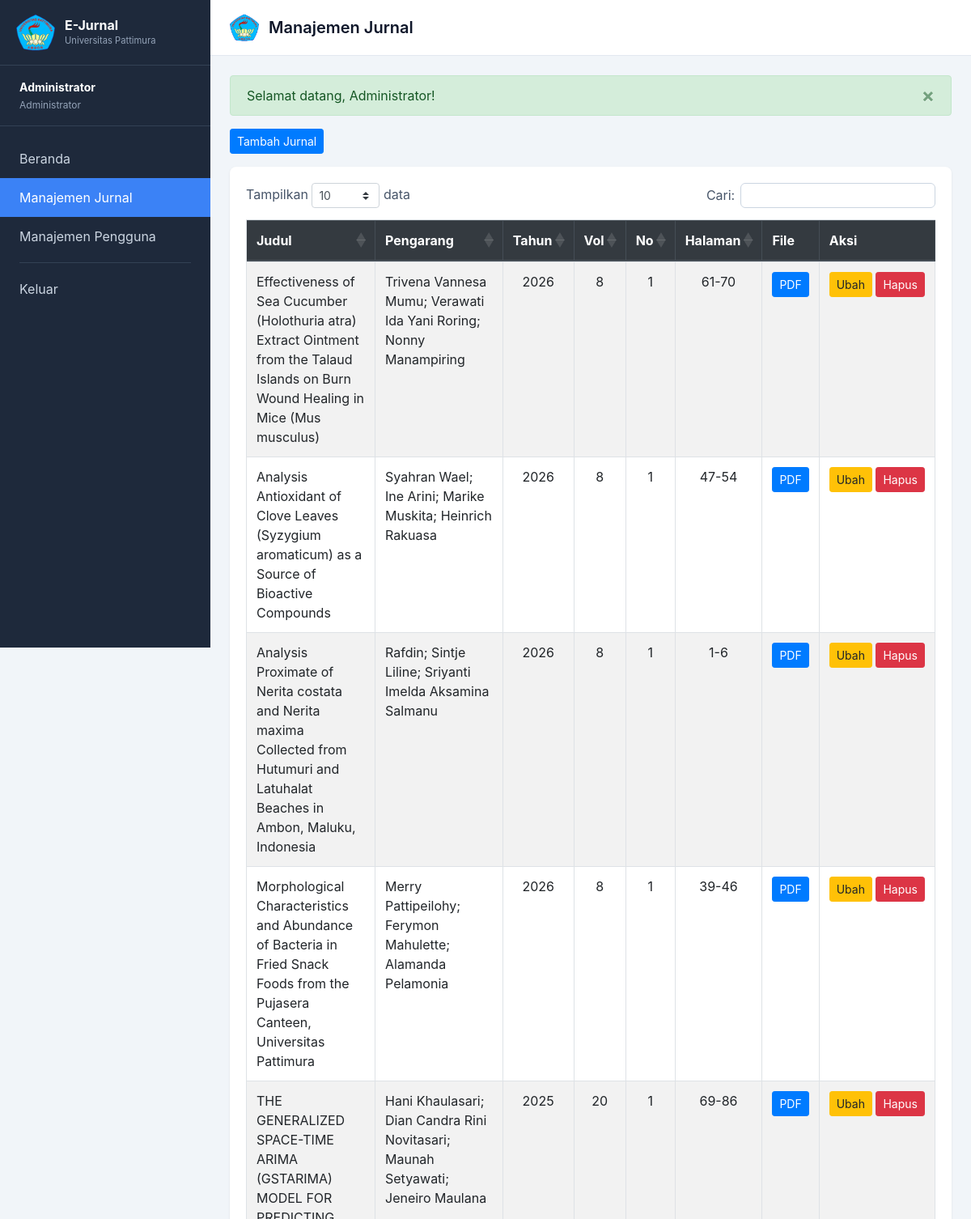
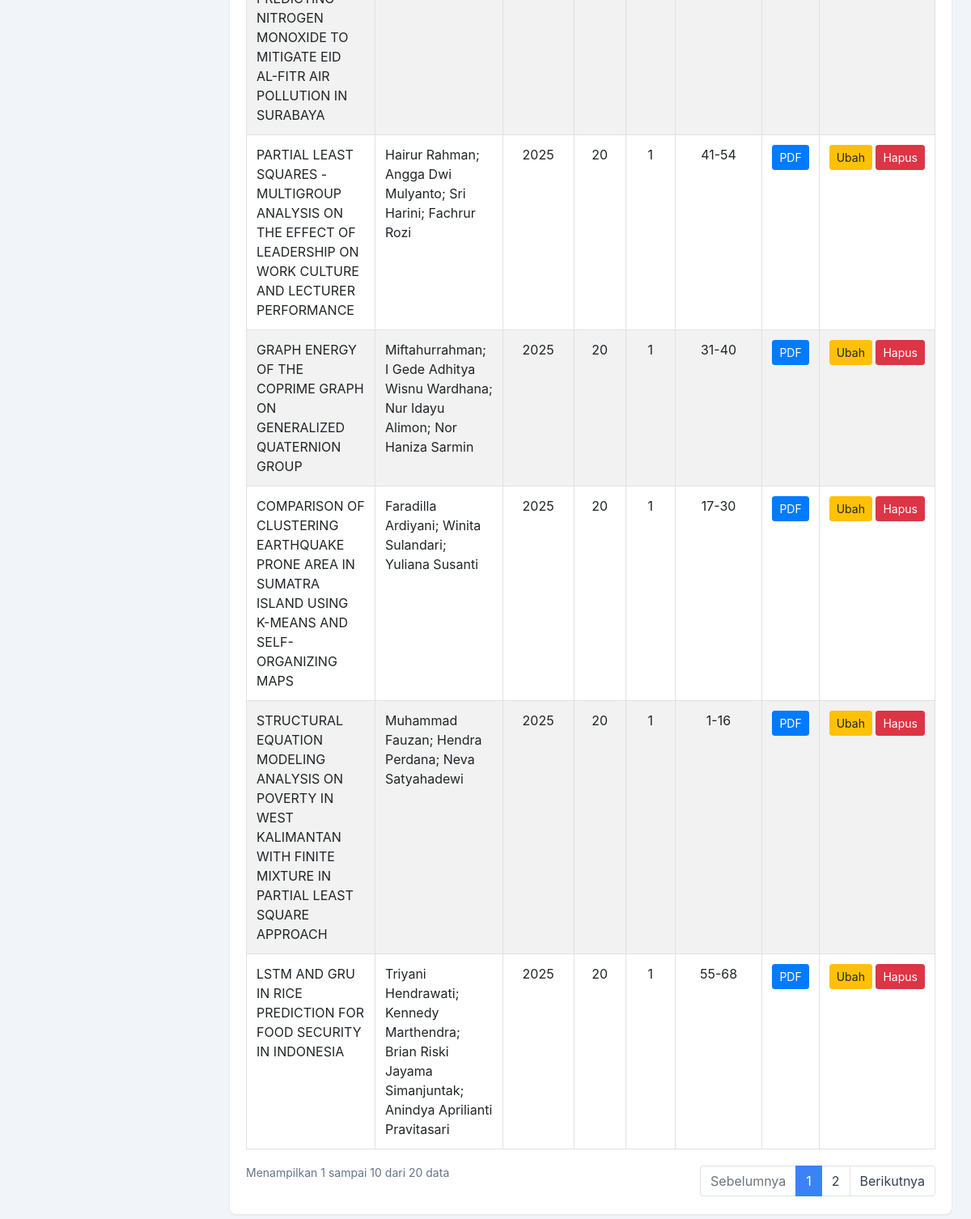
The app's page /pages/jurnal/index.php (signed in) with its own data (2 pictures, top to bottom).
### tables this page shows
CREATE TABLE IF NOT EXISTS `jurnal` (
  `id` int NOT NULL AUTO_INCREMENT,
  `judul` varchar(255) NOT NULL,
  `pengarang` varchar(255) NOT NULL,
  `tahun` int NOT NULL,
  `volume` int NOT NULL,
  `no` int NOT NULL,
  `halaman` varchar(50) NOT NULL,
  `file` varchar(255) NOT NULL,
  `created_at` timestamp NULL DEFAULT CURRENT_TIMESTAMP,
  PRIMARY KEY (`id`)
);

### config/helpers.php (called while the page is built, shortened)
<?php
function base_url($path = '')
{
    static $base = null;
    if ($base === null) {
        $docRoot = str_replace('\\', '/', realpath($_SERVER['DOCUMENT_ROOT']));
        $rootPath = str_replace('\\', '/', ROOT_PATH);
        if ($docRoot && strpos($rootPath, $docRoot) === 0) {
            $base = rtrim(substr($rootPath, strlen($docRoot)), '/') . '/';
        } else {
            $base = '/';
        }
    }
    return $base . ltrim($path, '/');
}
function url($path = '')
{
    return base_url($path);
}
function e($string)
{
    return htmlspecialchars((string) $string, ENT_QUOTES, 'UTF-8');
}
function ambil_pesan()
{
    $pesan = [
        'tipe' => $_SESSION['pesan_tipe'],
        'isi' => $_SESSION['pesan_isi'],
    ];
    return $pesan;
}
function label_peran($peran)
{
    return $peran === 'admin' ? 'Administrator' : 'Petugas';
}

### config/auth.php (called while the page is built, shortened)
<?php
function pengguna_masuk()
{
    return [
        'id' => $_SESSION['user_id'] ?? null,
        'nama' => $_SESSION['nama'] ?? '',
        'username' => $_SESSION['username'] ?? '',
        'peran' => $_SESSION['peran'] ?? '',
    ];
}

### pages/jurnal/index.php (the view)
<?php
require_once __DIR__ . '/../../config/bootstrap.php';
$judul_halaman = 'Manajemen Jurnal';
$menu_aktif = 'jurnal';
$gunakan_datatable = true;
$data = mysqli_query($koneksi, 'SELECT * FROM jurnal ORDER BY id DESC');
require_once ROOT_PATH . '/includes/layout_awal.php';
?>
<div class="mb-3">
    <a href="<?php echo url('pages/jurnal/tambah.php'); ?>" class="btn btn-primary btn-sm">Tambah Jurnal</a>
</div>
<div class="card-panel">
    <div class="table-responsive">
        <table id="tabel-jurnal" class="table table-bordered table-striped mb-0 datatable-admin" data-no-order="6,7">
            <thead class="thead-dark text-center">
                <tr>
                    <th>Judul</th>
                    <th>Pengarang</th>
                    <th>Tahun</th>
                    <th>Vol</th>
                    <th>No</th>
                    <th>Halaman</th>
                    <th>File</th>
                    <th>Aksi</th>
                </tr>
            </thead>
            <tbody>
                <?php while ($d = mysqli_fetch_array($data)): ?>
                <tr>
                    <td><?php echo e($d['judul']); ?></td>
                    <td><?php echo e($d['pengarang']); ?></td>
                    <td class="text-center"><?php echo e($d['tahun']); ?></td>
                    <td class="text-center"><?php echo e($d['volume']); ?></td>
                    <td class="text-center"><?php echo e($d['no']); ?></td>
                    <td class="text-center"><?php echo e($d['halaman']); ?></td>
                    <td class="text-center">
                        <a href="<?php echo url(UPLOAD_JURNAL_URL . $d['file']); ?>" target="_blank" class="btn btn-sm btn-primary">PDF</a>
                    </td>
                    <td class="text-center text-nowrap">
                        <a href="<?php echo url('pages/jurnal/edit.php?id=' . $d['id']); ?>" class="btn btn-sm btn-warning">Ubah</a>
                        <a href="<?php echo url('pages/jurnal/hapus.php?id=' . $d['id']); ?>"
                           onclick="return confirm('Yakin ingin menghapus jurnal ini?')"
                           class="btn btn-sm btn-danger">Hapus</a>
                    </td>
                </tr>
                <?php endwhile; ?>
            </tbody>
        </table>
    </div>
</div>
<?php require_once ROOT_PATH . '/includes/layout_akhir.php'; ?>

### includes/layout_awal.php (shortened to what this page needs)
<?php
$pengguna = pengguna_masuk();
?>
<!DOCTYPE html>
<html lang="id">
<head>
    <link rel="stylesheet" href="https://maxcdn.bootstrapcdn.com/bootstrap/4.4.1/css/bootstrap.min.css">
    <link rel="stylesheet" href="<?php echo url('assets/css/admin.css'); ?>">
</head>
<body class="admin-body">
<div class="admin-wrapper">
    <aside class="admin-sidebar">
        <div class="sidebar-brand">
            <a href="<?php echo url('pages/dashboard.php'); ?>" class="sidebar-brand-link">
                <img src="<?php echo url(APP_LOGO); ?>" alt="Logo Universitas Pattimura" class="app-logo sidebar-logo">
                <span class="sidebar-brand-text">
                    E-Jurnal
                    <small>Universitas Pattimura</small>
                </span>
            </a>
        </div>
        <div class="sidebar-user">
            <strong><?php echo e($pengguna['nama']); ?></strong>
            <span><?php echo e(label_peran($pengguna['peran'])); ?></span>
        </div>
        <ul class="sidebar-nav">
            <li>
                <a href="<?php echo url('pages/dashboard.php'); ?>" class="<?php echo $menu_aktif === 'dashboard' ? 'active' : ''; ?>">
                    Beranda
                </a>
            </li>
            <li>
                <a href="<?php echo url('pages/jurnal/index.php'); ?>" class="<?php echo $menu_aktif === 'jurnal' ? 'active' : ''; ?>">
                    Manajemen Jurnal
                </a>
            </li>
            <?php if ($pengguna['peran'] === 'admin'): ?>
            <li>
                <a href="<?php echo url('pages/pengguna/index.php'); ?>" class="<?php echo $menu_aktif === 'pengguna' ? 'active' : ''; ?>">
                    Manajemen Pengguna
                </a>
            </li>
            <?php endif; ?>
            <li><div class="nav-divider"></div></li>
            <li>
                <a href="<?php echo url('logout.php'); ?>" onclick="return confirm('Apakah Anda yakin ingin keluar?')">
                    Keluar
                </a>
            </li>
        </ul>
    </aside>
    <div class="admin-content">
        <header class="admin-topbar">
            <div class="topbar-title">
                <img src="<?php echo url(APP_LOGO); ?>" alt="Logo UNPATTI" class="app-logo topbar-logo">
                <h1><?php echo e($judul_halaman); ?></h1>
            </div>
        </header>
        <main class="admin-main">
            <?php include ROOT_PATH . '/includes/alert.php'; ?>

### includes/alert.php
<?php
$pesan = ambil_pesan();
if ($pesan):
    $kelas = 'info';
    if ($pesan['tipe'] === 'sukses') {
        $kelas = 'success';
    } elseif ($pesan['tipe'] === 'peringatan') {
        $kelas = 'warning';
    } elseif ($pesan['tipe'] === 'gagal') {
        $kelas = 'danger';
    }
?>
<div class="alert alert-<?php echo $kelas; ?> alert-dismissible fade show" role="alert">
    <?php echo e($pesan['isi']); ?>
    <button type="button" class="close" data-dismiss="alert" aria-label="Tutup">
        <span aria-hidden="true">&times;</span>
    </button>
</div>
<?php endif; ?>

### includes/layout_akhir.php
        </main>
    </div>
</div>
<?php if (!empty($gunakan_datatable)): ?>
<?php include ROOT_PATH . '/includes/datatables.php'; ?>
<?php endif; ?>
</body>
</html>

### includes/datatables.php (shortened to what this page needs)
<link rel="stylesheet" href="https://cdn.datatables.net/1.13.8/css/dataTables.bootstrap4.min.css">

### assets/css/admin.css (style rules this page uses)
:root { --sidebar-width: 260px; --sidebar-bg: #1e293b; --sidebar-hover: #334155; --sidebar-active: #3b82f6; --content-bg: #f1f5f9; }
* { box-sizing: border-box; }
body.admin-body { margin: 0; background: var(--content-bg); font-family: -apple-system, BlinkMacSystemFont, "Segoe UI", Roboto, sans-serif; }
.admin-wrapper { display: flex; min-height: 100vh; }
.admin-sidebar { width: var(--sidebar-width); background: var(--sidebar-bg); color: #e2e8f0; position: fixed; top: 0; left: 0; height: 100vh; overflow-y: auto; z-index: 1000; }
.sidebar-brand { padding: 1rem 1.25rem; border-bottom: 1px solid #334155; }
.sidebar-brand-link { display: flex; align-items: center; gap: 0.75rem; text-decoration: none; color: #fff; }
.sidebar-brand-text { display: flex; flex-direction: column; font-weight: 700; font-size: 1rem; line-height: 1.2; }
.sidebar-brand-text small { font-weight: 400; font-size: 0.7rem; color: #94a3b8; margin-top: 0.15rem; }
.app-logo { object-fit: contain; flex-shrink: 0; }
.sidebar-logo { width: 48px; height: 48px; }
.topbar-logo { width: 36px; height: 36px; }
.topbar-title { display: flex; align-items: center; gap: 0.75rem; }
.sidebar-user { padding: 1rem 1.5rem; border-bottom: 1px solid #334155; font-size: 0.875rem; }
.sidebar-user strong { color: #fff; display: block; }
.sidebar-user span { color: #94a3b8; font-size: 0.75rem; }
.sidebar-nav { padding: 1rem 0; list-style: none; margin: 0; }
.sidebar-nav a { display: flex; align-items: center; gap: 0.75rem; padding: 0.75rem 1.5rem; color: #cbd5e1; text-decoration: none; transition: background 0.15s, color 0.15s; }
.sidebar-nav a.active { background: var(--sidebar-active); color: #fff; }
.sidebar-nav .nav-divider { height: 1px; background: #334155; margin: 0.5rem 1.5rem; }
.admin-content { margin-left: var(--sidebar-width); flex: 1; min-width: 0; }
.admin-topbar { background: #fff; padding: 1rem 1.5rem; border-bottom: 1px solid #e2e8f0; display: flex; align-items: center; justify-content: space-between; }
.admin-topbar h1 { margin: 0; font-size: 1.25rem; font-weight: 600; color: #0f172a; }
.admin-main { padding: 1.5rem; }
.card-panel { background: #fff; border-radius: 0.5rem; box-shadow: 0 1px 3px rgba(0,0,0,0.08); padding: 1.25rem; }
table.datatable-admin { width: 100% !important; }

### records on screen
jurnal: judul "Effectiveness of Sea Cucumber (Holothuria atra) Extract Ointment from the Talaud Islands on Burn Wound Healing in Mice (Mus musculus)", pengarang "Trivena Vannesa Mumu; Verawati Ida Yani Roring; Nonny Manampiring", tahun "2026", volume "8", no "1", halaman "61-70"
jurnal: judul "Analysis Antioxidant of Clove Leaves (Syzygium aromaticum) as a Source of Bioactive Compounds", pengarang "Syahran Wael; Ine Arini; Marike Muskita; Heinrich Rakuasa", tahun "2026", volume "8", no "1", halaman "47-54"
jurnal: judul "Analysis Proximate of Nerita costata and Nerita maxima Collected from Hutumuri and Latuhalat Beaches in Ambon, Maluku, Indonesia", pengarang "Rafdin; Sintje Liline; Sriyanti Imelda Aksamina Salmanu", tahun "2026", volume "8", no "1", halaman "1-6"
jurnal: judul "Morphological Characteristics and Abundance of Bacteria in Fried Snack Foods from the Pujasera Canteen, Universitas Pattimura", pengarang "Merry Pattipeilohy; Ferymon Mahulette; Alamanda Pelamonia", tahun "2026", volume "8", no "1", halaman "39-46"
jurnal: judul "THE GENERALIZED SPACE-TIME ARIMA (GSTARIMA) MODEL FOR PREDICTING NITROGEN MONOXIDE TO MITIGATE EID AL-FITR AIR POLLUTION IN SURABAYA", pengarang "Hani Khaulasari; Dian Candra Rini Novitasari; Maunah Setyawati; Jeneiro Maulana", tahun "2025", volume "20", no "1", halaman "69-86"
jurnal: judul "PARTIAL LEAST SQUARES - MULTIGROUP ANALYSIS ON THE EFFECT OF LEADERSHIP ON WORK CULTURE AND LECTURER PERFORMANCE", pengarang "Hairur Rahman; Angga Dwi Mulyanto; Sri Harini; Fachrur Rozi", tahun "2025", volume "20", no "1", halaman "41-54"
jurnal: judul "GRAPH ENERGY OF THE COPRIME GRAPH ON GENERALIZED QUATERNION GROUP", pengarang "Miftahurrahman; I Gede Adhitya Wisnu Wardhana; Nur Idayu Alimon; Nor Haniza Sarmin", tahun "2025", volume "20", no "1", halaman "31-40"
jurnal: judul "COMPARISON OF CLUSTERING EARTHQUAKE PRONE AREA IN SUMATRA ISLAND USING K-MEANS AND SELF-ORGANIZING MAPS", pengarang "Faradilla Ardiyani; Winita Sulandari; Yuliana Susanti", tahun "2025", volume "20", no "1", halaman "17-30"
jurnal: judul "STRUCTURAL EQUATION MODELING ANALYSIS ON POVERTY IN WEST KALIMANTAN WITH FINITE MIXTURE IN PARTIAL LEAST SQUARE APPROACH", pengarang "Muhammad Fauzan; Hendra Perdana; Neva Satyahadewi", tahun "2025", volume "20", no "1", halaman "1-16"
jurnal: judul "LSTM AND GRU IN RICE PREDICTION FOR FOOD SECURITY IN INDONESIA", pengarang "Triyani Hendrawati; Kennedy Marthendra; Brian Riski Jayama Simanjuntak; Anindya Aprilianti Pravitasari", tahun "2025", volume "20", no "1", halaman "55-68"

### other values on screen
$pengguna['nama'] "Administrator"
label_peran($pengguna['peran']) "Administrator"
$judul_halaman "Manajemen Jurnal"
$pesan['isi'] "Selamat datang, Administrator!"
